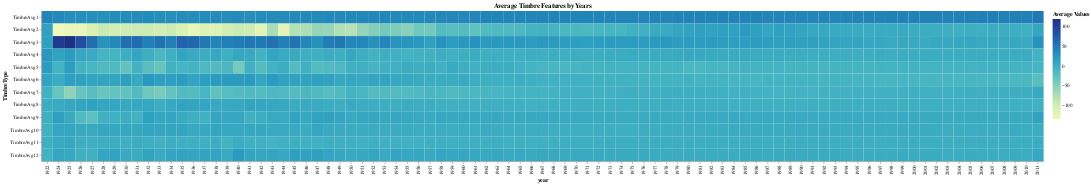

The notebook cell saved with this chart:
### Code cell
# combine timbre_avgs_by_year into a long dataset for Heatmap creation
timbre_avg_long = timbre_avg_by_year.drop(
    columns=['decade']
    ).melt("year", var_name = "TimbreType", value_name = "Average Values")

# heatmap, plot average timbre features by year 
yearly_timbre = alt.Chart(timbre_avg_long).mark_rect().encode(
    x='year:O',
    y=alt.Y('TimbreType:O', sort=timbre_cols), 
    color='Average Values:Q',
    tooltip=['year', 'TimbreType', 'Average Values']
).properties(
    title='Average Timbre Features by Years',
    width=2000, height=300
)
yearly_timbre

### Figure 1 — Vega-Lite specification as saved in the notebook (floating-point values rounded to 4 significant figures; data arrays with more than 128 entries replaced by an {"elided": "..."} marker saying what was removed)
{"config": {"view": {"continuousWidth": 400, "continuousHeight": 300}}, "data": {"name": "data-cdfa2ae956191ebb68d847c7bc779212"}, "mark": "rect", "encoding": {"color": {"type": "quantitative", "field": "Average Values"}, "tooltip": [{"type": "quantitative", "field": "year"}, {"type": "nominal", "field": "TimbreType"}, {"type": "quantitative", "field": "Average Values"}], "x": {"type": "ordinal", "field": "year"}, "y": {"type": "ordinal", "field": "TimbreType", "sort": ["TimbreAvg1", "TimbreAvg2", "TimbreAvg3", "TimbreAvg4", "TimbreAvg5", "TimbreAvg6", "TimbreAvg7", "TimbreAvg8", "TimbreAvg9", "TimbreAvg10", "TimbreAvg11", "TimbreAvg12"]}}, "height": 300, "title": "Average Timbre Features by Years", "width": 2000, "$schema": "https://vega.github.io/schema/vega-lite/v4.8.1.json", "datasets": {"data-cdfa2ae956191ebb68d847c7bc779212": {"elided": "1068 records"}}}
